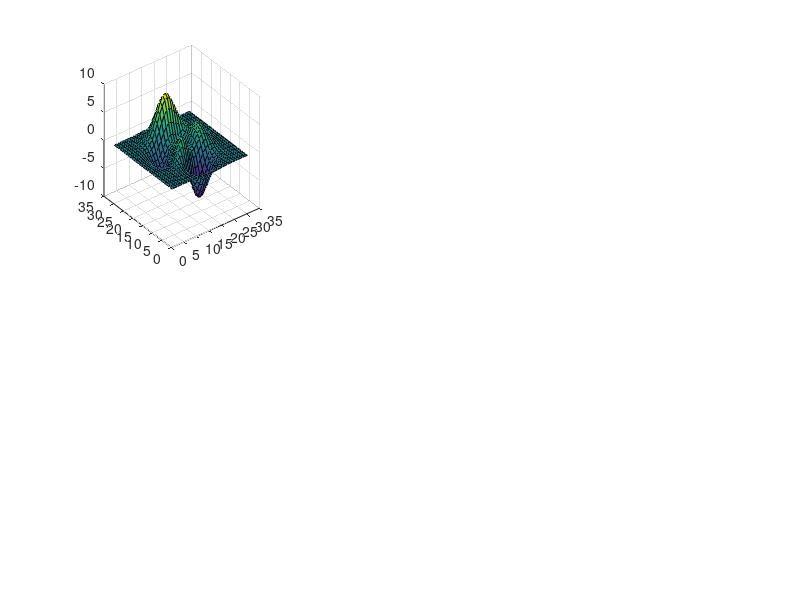

Recreate this plot in MATLAB. (Note: this script raises an error after producing the figure.)
n=31;
Z=peaks(n);
v=reshape(Z',n^2,1);

clf;
subplot(2,3,1);
surf(Z);

[ Ih_2h , I2h_h ]=getRestriction2D(n,n);
[ I2h_4h , I4h_2h ]=getRestriction2D((n-1)/2,(n-1)/2);

v2h=Ih_2h*v;

Z2h=reshape(v2h,(n-1)/2,(n-1)/2)';
subplot(2,3,2);
surf(Z2h);

v4h=I2h_4h*v2h;

Z4h=reshape(v4h,(n+1)/4-1,(n+1)/4-1)';
subplot(2,3,3);
surf(Z4h);

v2h=I4h_2h*v4h;

Z2h=reshape(v2h,(n-1)/2,(n-1)/2)';
subplot(2,3,5);
surf(Z2h);

vh=I2h_h*v2h;
Zh=reshape(vh,n,n)';
subplot(2,3,4);
surf(Zh);